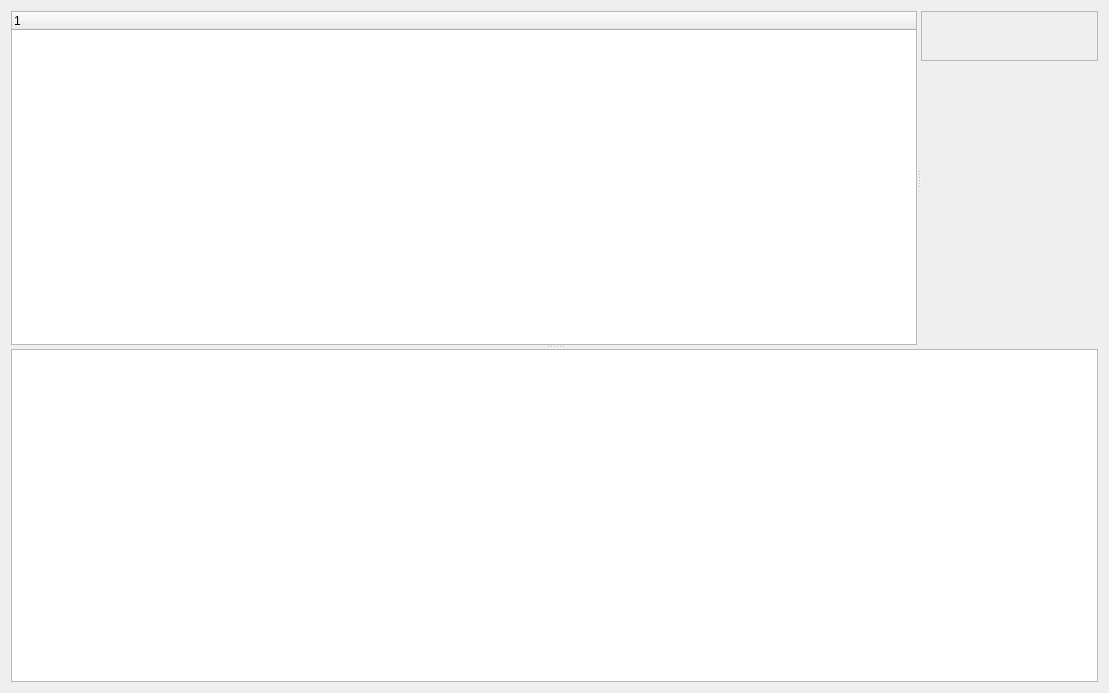
<?xml version="1.0" encoding="UTF-8"?>
<ui version="4.0">
 <class>NMediaManager::NUi::CBIFViewerPage</class>
 <widget class="QWidget" name="NMediaManager::NUi::CBIFViewerPage">
  <property name="geometry">
   <rect>
    <x>0</x>
    <y>0</y>
    <width>1109</width>
    <height>693</height>
   </rect>
  </property>
  <property name="windowTitle">
   <string>Thumbnail Viewer Page</string>
  </property>
  <layout class="QVBoxLayout" name="verticalLayout">
   <item>
    <widget class="QSplitter" name="bifViewerVSplitter">
     <property name="orientation">
      <enum>Qt::Vertical</enum>
     </property>
     <widget class="QSplitter" name="bifViewerHSplitter">
      <property name="orientation">
       <enum>Qt::Horizontal</enum>
      </property>
      <widget class="QTreeWidget" name="bifFileValues">
       <property name="alternatingRowColors">
        <bool>true</bool>
       </property>
       <attribute name="headerDefaultSectionSize">
        <number>200</number>
       </attribute>
       <column>
        <property name="text">
         <string notr="true">1</string>
        </property>
       </column>
      </widget>
      <widget class="QWidget" name="layoutWidget">
       <layout class="QVBoxLayout" name="verticalLayout_4">
        <item>
         <widget class="NSABUtils::NBIF::CWidget" name="bifWidget">
          <property name="minimumSize">
           <size>
            <width>50</width>
            <height>50</height>
           </size>
          </property>
          <property name="frameShape">
           <enum>QFrame::StyledPanel</enum>
          </property>
          <property name="frameShadow">
           <enum>QFrame::Sunken</enum>
          </property>
         </widget>
        </item>
        <item>
         <spacer name="verticalSpacer">
          <property name="orientation">
           <enum>Qt::Vertical</enum>
          </property>
          <property name="sizeHint" stdset="0">
           <size>
            <width>20</width>
            <height>40</height>
           </size>
          </property>
         </spacer>
        </item>
       </layout>
      </widget>
     </widget>
     <widget class="QListView" name="bifImages">
      <property name="iconSize">
       <size>
        <width>200</width>
        <height>200</height>
       </size>
      </property>
      <property name="resizeMode">
       <enum>QListView::Adjust</enum>
      </property>
      <property name="viewMode">
       <enum>QListView::IconMode</enum>
      </property>
     </widget>
    </widget>
   </item>
  </layout>
 </widget>
 <customwidgets>
  <customwidget>
   <class>NSABUtils::NBIF::CWidget</class>
   <extends>QFrame</extends>
   <header>SABUtils/BIFWidget.h</header>
   <container>1</container>
  </customwidget>
 </customwidgets>
 <resources/>
 <connections/>
</ui>
